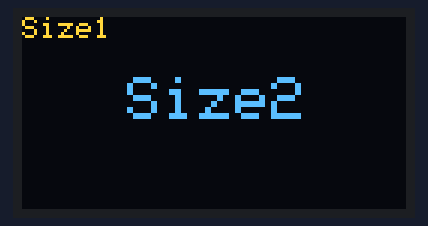
The sketch below on a simulated Arduino Uno, built with avr-gcc and run on an emulated ATmega328P. Shown: 128×64 one-colour display. The OLED is the two-colour kind (top 16 rows yellow).

Above: at 0.1 s.

The sketch:

NodeMCU_OLEDtest.ino
```cpp
#include  <Wire.h>              // Include I2C bus library
#include  <SPI.h>
#include  <Adafruit_GFX.h>      // Include OLED library
#include  <Adafruit_SSD1306.h>  // Include OLED library

#define   OLED_RESET  -1
// Create new OLED object
Adafruit_SSD1306      OLED(OLED_RESET);

void setup()
{
  // Initialize with I2C address 0x3C (for the 128x64)
  OLED.begin(SSD1306_SWITCHCAPVCC, 0x3C);
}

void loop()
{
  OLED.clearDisplay();
  // Set display color as white
  OLED.setTextColor(WHITE);
  // Set start position of display
  OLED.setCursor(0, 0);
  // Set text size x1
  OLED.setTextSize(1);
  // Type message
  OLED.println("Size1");
  // Set display position
  OLED.setCursor(35, 20);
  // Set text size x2
  OLED.setTextSize(2);
  // Type message
  OLED.println("Size2");
  // Enable display
  OLED.display();
}
```
